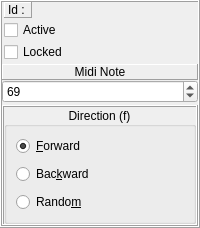
          <widget class="QFrame" name="frame_Cloud">
           <property name="sizePolicy">
            <sizepolicy hsizetype="Minimum" vsizetype="Minimum">
             <horstretch>0</horstretch>
             <verstretch>0</verstretch>
            </sizepolicy>
           </property>
           <property name="frameShape">
            <enum>QFrame::Box</enum>
           </property>
           <property name="frameShadow">
            <enum>QFrame::Raised</enum>
           </property>
           <layout class="QVBoxLayout" name="verticalLayout_39">
            <property name="spacing">
             <number>2</number>
            </property>
            <property name="leftMargin">
             <number>0</number>
            </property>
            <property name="topMargin">
             <number>0</number>
            </property>
            <property name="rightMargin">
             <number>0</number>
            </property>
            <property name="bottomMargin">
             <number>0</number>
            </property>
            <item>
             <widget class="QFrame" name="frame_Num">
              <property name="sizePolicy">
               <sizepolicy hsizetype="Preferred" vsizetype="Minimum">
                <horstretch>0</horstretch>
                <verstretch>0</verstretch>
               </sizepolicy>
              </property>
              <property name="font">
               <font>
                <pointsize>9</pointsize>
               </font>
              </property>
              <property name="frameShape">
               <enum>QFrame::NoFrame</enum>
              </property>
              <property name="frameShadow">
               <enum>QFrame::Raised</enum>
              </property>
              <layout class="QFormLayout" name="formLayout">
               <property name="horizontalSpacing">
                <number>6</number>
               </property>
               <property name="verticalSpacing">
                <number>2</number>
               </property>
               <property name="leftMargin">
                <number>2</number>
               </property>
               <property name="topMargin">
                <number>0</number>
               </property>
               <property name="rightMargin">
                <number>0</number>
               </property>
               <property name="bottomMargin">
                <number>0</number>
               </property>
               <item row="1" column="0">
                <widget class="QLabel" name="label_Id">
                 <property name="frameShape">
                  <enum>QFrame::Panel</enum>
                 </property>
                 <property name="frameShadow">
                  <enum>QFrame::Raised</enum>
                 </property>
                 <property name="text">
                  <string>Id : </string>
                 </property>
                </widget>
               </item>
               <item row="1" column="1">
                <widget class="QLabel" name="label_Id_Value">
                 <property name="text">
                  <string/>
                 </property>
                </widget>
               </item>
               <item row="4" column="0">
                <widget class="QCheckBox" name="checkBox_Active">
                 <property name="text">
                  <string>Active</string>
                 </property>
                </widget>
               </item>
               <item row="5" column="0">
                <widget class="QCheckBox" name="checkBox_Locked">
                 <property name="text">
                  <string>Locked</string>
                 </property>
                </widget>
               </item>
              </layout>
             </widget>
            </item>
            <item>
             <widget class="QFrame" name="frame_Midi_Note">
              <property name="frameShape">
               <enum>QFrame::NoFrame</enum>
              </property>
              <property name="frameShadow">
               <enum>QFrame::Raised</enum>
              </property>
              <layout class="QVBoxLayout" name="verticalLayout_42">
               <property name="spacing">
                <number>0</number>
               </property>
               <property name="sizeConstraint">
                <enum>QLayout::SetMaximumSize</enum>
               </property>
               <property name="leftMargin">
                <number>0</number>
               </property>
               <property name="topMargin">
                <number>0</number>
               </property>
               <property name="rightMargin">
                <number>0</number>
               </property>
               <property name="bottomMargin">
                <number>0</number>
               </property>
               <item>
                <widget class="QFrame" name="frame_Label_Midi_Note">
                 <property name="sizePolicy">
                  <sizepolicy hsizetype="Preferred" vsizetype="Minimum">
                   <horstretch>0</horstretch>
                   <verstretch>0</verstretch>
                  </sizepolicy>
                 </property>
                 <property name="frameShape">
                  <enum>QFrame::NoFrame</enum>
                 </property>
                 <property name="frameShadow">
                  <enum>QFrame::Raised</enum>
                 </property>
                 <layout class="QVBoxLayout" name="verticalLayout_43">
                  <property name="leftMargin">
                   <number>0</number>
                  </property>
                  <property name="topMargin">
                   <number>0</number>
                  </property>
                  <property name="rightMargin">
                   <number>0</number>
                  </property>
                  <property name="bottomMargin">
                   <number>0</number>
                  </property>
                  <item>
                   <widget class="QLabel" name="label_Midi_Note">
                    <property name="font">
                     <font>
                      <pointsize>9</pointsize>
                     </font>
                    </property>
                    <property name="autoFillBackground">
                     <bool>false</bool>
                    </property>
                    <property name="frameShape">
                     <enum>QFrame::Panel</enum>
                    </property>
                    <property name="frameShadow">
                     <enum>QFrame::Raised</enum>
                    </property>
                    <property name="text">
                     <string>Midi Note</string>
                    </property>
                    <property name="alignment">
                     <set>Qt::AlignCenter</set>
                    </property>
                   </widget>
                  </item>
                 </layout>
                </widget>
               </item>
               <item>
                <widget class="QDoubleSpinBox" name="doubleSpinBox_Midi_Note">
                 <property name="font">
                  <font>
                   <pointsize>9</pointsize>
                  </font>
                 </property>
                 <property name="wrapping">
                  <bool>false</bool>
                 </property>
                 <property name="frame">
                  <bool>true</bool>
                 </property>
                 <property name="buttonSymbols">
                  <enum>QAbstractSpinBox::UpDownArrows</enum>
                 </property>
                 <property name="accelerated">
                  <bool>true</bool>
                 </property>
                 <property name="keyboardTracking">
                  <bool>false</bool>
                 </property>
                 <property name="showGroupSeparator" stdset="0">
                  <bool>false</bool>
                 </property>
                 <property name="decimals">
                  <number>0</number>
                 </property>
                 <property name="minimum">
                  <double>21.000000000000000</double>
                 </property>
                 <property name="maximum">
                  <double>108.000000000000000</double>
                 </property>
                 <property name="singleStep">
                  <double>1.000000000000000</double>
                 </property>
                 <property name="value">
                  <double>69.000000000000000</double>
                 </property>
                </widget>
               </item>
              </layout>
             </widget>
            </item>
            <item>
             <widget class="QFrame" name="frame_Direction">
              <property name="sizePolicy">
               <sizepolicy hsizetype="Minimum" vsizetype="Minimum">
                <horstretch>0</horstretch>
                <verstretch>0</verstretch>
               </sizepolicy>
              </property>
              <property name="frameShape">
               <enum>QFrame::Box</enum>
              </property>
              <property name="frameShadow">
               <enum>QFrame::Raised</enum>
              </property>
              <layout class="QVBoxLayout" name="verticalLayout_4">
               <property name="sizeConstraint">
                <enum>QLayout::SetMaximumSize</enum>
               </property>
               <property name="leftMargin">
                <number>0</number>
               </property>
               <property name="topMargin">
                <number>0</number>
               </property>
               <property name="rightMargin">
                <number>0</number>
               </property>
               <property name="bottomMargin">
                <number>0</number>
               </property>
               <item>
                <widget class="QGroupBox" name="groupBox_Direction">
                 <property name="sizePolicy">
                  <sizepolicy hsizetype="Minimum" vsizetype="Minimum">
                   <horstretch>0</horstretch>
                   <verstretch>0</verstretch>
                  </sizepolicy>
                 </property>
                 <property name="font">
                  <font>
                   <pointsize>9</pointsize>
                  </font>
                 </property>
                 <property name="title">
                  <string>Direction (f)</string>
                 </property>
                 <property name="alignment">
                  <set>Qt::AlignCenter</set>
                 </property>
                 <layout class="QVBoxLayout" name="verticalLayout_3">
                  <property name="spacing">
                   <number>8</number>
                  </property>
                  <item>
                   <widget class="QRadioButton" name="radioButton_Direction_Forward">
                    <property name="text">
                     <string>&amp;Forward</string>
                    </property>
                    <property name="checked">
                     <bool>true</bool>
                    </property>
                    <property name="autoExclusive">
                     <bool>true</bool>
                    </property>
                   </widget>
                  </item>
                  <item>
                   <widget class="QRadioButton" name="radioButton_Direction_Backward">
                    <property name="text">
                     <string>Bac&amp;kward</string>
                    </property>
                   </widget>
                  </item>
                  <item>
                   <widget class="QRadioButton" name="radioButton_Direction_Random">
                    <property name="text">
                     <string>Rando&amp;m</string>
                    </property>
                    <property name="autoExclusive">
                     <bool>true</bool>
                    </property>
                   </widget>
                  </item>
                 </layout>
                </widget>
               </item>
              </layout>
             </widget>
            </item>
           </layout>
          </widget>
